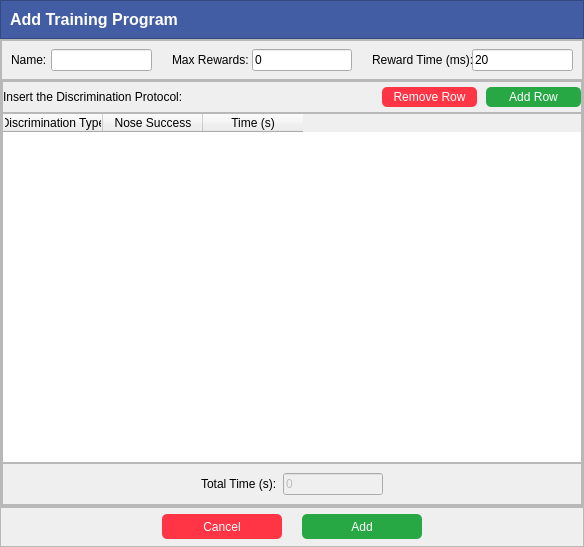
<?xml version="1.0" encoding="UTF-8"?>
<ui version="4.0">
 <class>Dialog</class>
 <widget class="QDialog" name="Dialog">
  <property name="geometry">
   <rect>
    <x>0</x>
    <y>0</y>
    <width>584</width>
    <height>546</height>
   </rect>
  </property>
  <property name="font">
   <font>
    <family>Segoe UI</family>
   </font>
  </property>
  <property name="contextMenuPolicy">
   <enum>Qt::DefaultContextMenu</enum>
  </property>
  <property name="windowTitle">
   <string>Dialog</string>
  </property>
  <layout class="QVBoxLayout" name="verticalLayout">
   <property name="spacing">
    <number>0</number>
   </property>
   <property name="leftMargin">
    <number>0</number>
   </property>
   <property name="topMargin">
    <number>0</number>
   </property>
   <property name="rightMargin">
    <number>0</number>
   </property>
   <property name="bottomMargin">
    <number>0</number>
   </property>
   <item>
    <widget class="QFrame" name="frame_2">
     <property name="maximumSize">
      <size>
       <width>16777215</width>
       <height>40</height>
      </size>
     </property>
     <property name="styleSheet">
      <string notr="true">color: rgb(255, 255, 255);
background-color: rgb(67, 93, 165);</string>
     </property>
     <property name="frameShape">
      <enum>QFrame::StyledPanel</enum>
     </property>
     <property name="frameShadow">
      <enum>QFrame::Raised</enum>
     </property>
     <layout class="QHBoxLayout" name="horizontalLayout_2">
      <item>
       <widget class="QLabel" name="label">
        <property name="font">
         <font>
          <family>Segoe UI</family>
          <pointsize>12</pointsize>
          <weight>75</weight>
          <bold>true</bold>
         </font>
        </property>
        <property name="text">
         <string>Add Training Program</string>
        </property>
       </widget>
      </item>
     </layout>
    </widget>
   </item>
   <item>
    <widget class="QFrame" name="frame">
     <property name="frameShape">
      <enum>QFrame::StyledPanel</enum>
     </property>
     <property name="frameShadow">
      <enum>QFrame::Raised</enum>
     </property>
     <layout class="QVBoxLayout" name="verticalLayout_2">
      <property name="spacing">
       <number>0</number>
      </property>
      <property name="leftMargin">
       <number>0</number>
      </property>
      <property name="topMargin">
       <number>0</number>
      </property>
      <property name="rightMargin">
       <number>0</number>
      </property>
      <property name="bottomMargin">
       <number>0</number>
      </property>
      <item>
       <widget class="QFrame" name="frame_4">
        <property name="minimumSize">
         <size>
          <width>0</width>
          <height>40</height>
         </size>
        </property>
        <property name="maximumSize">
         <size>
          <width>16777215</width>
          <height>60</height>
         </size>
        </property>
        <property name="frameShape">
         <enum>QFrame::StyledPanel</enum>
        </property>
        <property name="frameShadow">
         <enum>QFrame::Raised</enum>
        </property>
        <layout class="QHBoxLayout" name="horizontalLayout_3">
         <property name="spacing">
          <number>0</number>
         </property>
         <property name="leftMargin">
          <number>9</number>
         </property>
         <property name="topMargin">
          <number>0</number>
         </property>
         <property name="rightMargin">
          <number>9</number>
         </property>
         <property name="bottomMargin">
          <number>0</number>
         </property>
         <item>
          <widget class="QLabel" name="label_5">
           <property name="minimumSize">
            <size>
             <width>40</width>
             <height>0</height>
            </size>
           </property>
           <property name="maximumSize">
            <size>
             <width>60</width>
             <height>16777215</height>
            </size>
           </property>
           <property name="toolTip">
            <string>Training Program Name</string>
           </property>
           <property name="text">
            <string>Name:</string>
           </property>
          </widget>
         </item>
         <item>
          <widget class="QLineEdit" name="txt_name">
           <property name="minimumSize">
            <size>
             <width>100</width>
             <height>0</height>
            </size>
           </property>
           <property name="maximumSize">
            <size>
             <width>200</width>
             <height>16777215</height>
            </size>
           </property>
           <property name="toolTip">
            <string>Training Program Name</string>
           </property>
          </widget>
         </item>
         <item>
          <widget class="QLabel" name="label_8">
           <property name="minimumSize">
            <size>
             <width>20</width>
             <height>0</height>
            </size>
           </property>
           <property name="maximumSize">
            <size>
             <width>20</width>
             <height>16777215</height>
            </size>
           </property>
           <property name="text">
            <string/>
           </property>
          </widget>
         </item>
         <item>
          <widget class="QLabel" name="label_6">
           <property name="minimumSize">
            <size>
             <width>80</width>
             <height>0</height>
            </size>
           </property>
           <property name="maximumSize">
            <size>
             <width>80</width>
             <height>16777215</height>
            </size>
           </property>
           <property name="toolTip">
            <string>Maximum number of rewards the animal can receive (Zero means no limit)</string>
           </property>
           <property name="text">
            <string>Max Rewards:</string>
           </property>
          </widget>
         </item>
         <item>
          <widget class="QLineEdit" name="txt_max_rewards">
           <property name="minimumSize">
            <size>
             <width>100</width>
             <height>0</height>
            </size>
           </property>
           <property name="maximumSize">
            <size>
             <width>200</width>
             <height>16777215</height>
            </size>
           </property>
           <property name="toolTip">
            <string>Maximum number of rewards the animal can receive (Zero means no limit)</string>
           </property>
           <property name="text">
            <string>0</string>
           </property>
          </widget>
         </item>
         <item>
          <widget class="QLabel" name="label_9">
           <property name="minimumSize">
            <size>
             <width>20</width>
             <height>20</height>
            </size>
           </property>
           <property name="maximumSize">
            <size>
             <width>20</width>
             <height>1424553</height>
            </size>
           </property>
           <property name="text">
            <string/>
           </property>
          </widget>
         </item>
         <item>
          <widget class="QLabel" name="label_7">
           <property name="minimumSize">
            <size>
             <width>100</width>
             <height>0</height>
            </size>
           </property>
           <property name="maximumSize">
            <size>
             <width>100</width>
             <height>16777215</height>
            </size>
           </property>
           <property name="toolTip">
            <string>Time in ms for the pump to be activated during the animal reward</string>
           </property>
           <property name="text">
            <string>Reward Time (ms):</string>
           </property>
          </widget>
         </item>
         <item>
          <widget class="QLineEdit" name="txt_reward_ms">
           <property name="minimumSize">
            <size>
             <width>100</width>
             <height>0</height>
            </size>
           </property>
           <property name="maximumSize">
            <size>
             <width>200</width>
             <height>16777215</height>
            </size>
           </property>
           <property name="toolTip">
            <string>Time in ms for the pump to be activated during the animal reward</string>
           </property>
           <property name="text">
            <string>20</string>
           </property>
          </widget>
         </item>
        </layout>
       </widget>
      </item>
      <item>
       <widget class="QFrame" name="frame_6">
        <property name="frameShape">
         <enum>QFrame::StyledPanel</enum>
        </property>
        <property name="frameShadow">
         <enum>QFrame::Raised</enum>
        </property>
        <layout class="QVBoxLayout" name="verticalLayout_3">
         <property name="spacing">
          <number>0</number>
         </property>
         <property name="leftMargin">
          <number>0</number>
         </property>
         <property name="topMargin">
          <number>0</number>
         </property>
         <property name="rightMargin">
          <number>0</number>
         </property>
         <property name="bottomMargin">
          <number>0</number>
         </property>
         <item>
          <widget class="QFrame" name="frame_7">
           <property name="frameShape">
            <enum>QFrame::StyledPanel</enum>
           </property>
           <property name="frameShadow">
            <enum>QFrame::Raised</enum>
           </property>
           <layout class="QHBoxLayout" name="horizontalLayout_5">
            <property name="spacing">
             <number>9</number>
            </property>
            <property name="leftMargin">
             <number>0</number>
            </property>
            <property name="topMargin">
             <number>0</number>
            </property>
            <property name="rightMargin">
             <number>0</number>
            </property>
            <property name="bottomMargin">
             <number>0</number>
            </property>
            <item>
             <widget class="QLabel" name="label_4">
              <property name="minimumSize">
               <size>
                <width>0</width>
                <height>30</height>
               </size>
              </property>
              <property name="text">
               <string>Insert the Discrimination Protocol:</string>
              </property>
              <property name="margin">
               <number>10</number>
              </property>
             </widget>
            </item>
            <item>
             <widget class="QPushButton" name="bt_remove_row">
              <property name="minimumSize">
               <size>
                <width>95</width>
                <height>20</height>
               </size>
              </property>
              <property name="maximumSize">
               <size>
                <width>95</width>
                <height>20</height>
               </size>
              </property>
              <property name="styleSheet">
               <string notr="true">QPushButton {	
	background-color: rgb(255, 53, 69);
	border-radius: 5px;
	color: rgb(255,255,255);
}
QPushButton:hover {	
	background-color: rgb(200, 35, 51);
}
QPushButton:pressed {	
	background-color: rgb(255, 53, 69);
}</string>
              </property>
              <property name="text">
               <string>Remove Row</string>
              </property>
              <property name="icon">
               <iconset resource="file_rc.qrc">
                <normaloff>:/Icon/images/remove.png</normaloff>:/Icon/images/remove.png</iconset>
              </property>
             </widget>
            </item>
            <item>
             <widget class="QPushButton" name="bt_add_row">
              <property name="minimumSize">
               <size>
                <width>95</width>
                <height>20</height>
               </size>
              </property>
              <property name="maximumSize">
               <size>
                <width>95</width>
                <height>20</height>
               </size>
              </property>
              <property name="styleSheet">
               <string notr="true">QPushButton {	
	background-color: rgb(40, 167, 69);
	border-radius: 5px;
	color: rgb(255,255,255);
}
QPushButton:hover {	
	background-color: rgb(33, 136, 56);
}
QPushButton:pressed {	
	background-color: rgb(40, 167, 69);
}</string>
              </property>
              <property name="text">
               <string>Add Row</string>
              </property>
              <property name="icon">
               <iconset resource="file_rc.qrc">
                <normaloff>:/Icon/images/add.png</normaloff>:/Icon/images/add.png</iconset>
              </property>
             </widget>
            </item>
           </layout>
          </widget>
         </item>
         <item>
          <widget class="QTableWidget" name="table_disc">
           <property name="minimumSize">
            <size>
             <width>580</width>
             <height>350</height>
            </size>
           </property>
           <column>
            <property name="text">
             <string>Discrimination Type</string>
            </property>
           </column>
           <column>
            <property name="text">
             <string>Nose Success</string>
            </property>
           </column>
           <column>
            <property name="text">
             <string>Time (s)</string>
            </property>
           </column>
          </widget>
         </item>
         <item>
          <widget class="QFrame" name="frame_5">
           <property name="frameShape">
            <enum>QFrame::StyledPanel</enum>
           </property>
           <property name="frameShadow">
            <enum>QFrame::Raised</enum>
           </property>
           <layout class="QHBoxLayout" name="horizontalLayout_4">
            <item>
             <spacer name="horizontalSpacer">
              <property name="orientation">
               <enum>Qt::Horizontal</enum>
              </property>
              <property name="sizeHint" stdset="0">
               <size>
                <width>40</width>
                <height>20</height>
               </size>
              </property>
             </spacer>
            </item>
            <item>
             <widget class="QLabel" name="label_10">
              <property name="maximumSize">
               <size>
                <width>100</width>
                <height>16777215</height>
               </size>
              </property>
              <property name="text">
               <string>Total Time (s):</string>
              </property>
             </widget>
            </item>
            <item>
             <widget class="QLineEdit" name="txt_total_time">
              <property name="enabled">
               <bool>false</bool>
              </property>
              <property name="maximumSize">
               <size>
                <width>100</width>
                <height>16777215</height>
               </size>
              </property>
              <property name="text">
               <string>0</string>
              </property>
             </widget>
            </item>
            <item>
             <spacer name="horizontalSpacer_2">
              <property name="orientation">
               <enum>Qt::Horizontal</enum>
              </property>
              <property name="sizeHint" stdset="0">
               <size>
                <width>40</width>
                <height>20</height>
               </size>
              </property>
             </spacer>
            </item>
           </layout>
          </widget>
         </item>
        </layout>
       </widget>
      </item>
     </layout>
    </widget>
   </item>
   <item>
    <widget class="QFrame" name="frame_3">
     <property name="maximumSize">
      <size>
       <width>16777215</width>
       <height>40</height>
      </size>
     </property>
     <property name="frameShape">
      <enum>QFrame::StyledPanel</enum>
     </property>
     <property name="frameShadow">
      <enum>QFrame::Raised</enum>
     </property>
     <layout class="QHBoxLayout" name="horizontalLayout" stretch="0,0,0,0,0">
      <property name="spacing">
       <number>0</number>
      </property>
      <property name="leftMargin">
       <number>0</number>
      </property>
      <property name="topMargin">
       <number>0</number>
      </property>
      <property name="rightMargin">
       <number>0</number>
      </property>
      <property name="bottomMargin">
       <number>0</number>
      </property>
      <item>
       <widget class="QLabel" name="label_3">
        <property name="minimumSize">
         <size>
          <width>0</width>
          <height>40</height>
         </size>
        </property>
        <property name="text">
         <string/>
        </property>
       </widget>
      </item>
      <item>
       <widget class="QPushButton" name="bt_cancel">
        <property name="minimumSize">
         <size>
          <width>70</width>
          <height>25</height>
         </size>
        </property>
        <property name="maximumSize">
         <size>
          <width>120</width>
          <height>25</height>
         </size>
        </property>
        <property name="font">
         <font>
          <family>Segoe UI</family>
         </font>
        </property>
        <property name="styleSheet">
         <string notr="true">QPushButton {	
	background-color: rgb(255, 53, 69);
	border-radius: 5px;
	color: rgb(255,255,255);
}
QPushButton:hover {	
	background-color: rgb(200, 35, 51);
}
QPushButton:pressed {	
	background-color: rgb(255, 53, 69);
}</string>
        </property>
        <property name="text">
         <string>Cancel</string>
        </property>
        <property name="icon">
         <iconset resource="file_rc.qrc">
          <normaloff>:/Icon/images/baseline_cancel_white_24dp.png</normaloff>:/Icon/images/baseline_cancel_white_24dp.png</iconset>
        </property>
       </widget>
      </item>
      <item>
       <widget class="QLabel" name="label_2">
        <property name="minimumSize">
         <size>
          <width>20</width>
          <height>0</height>
         </size>
        </property>
        <property name="maximumSize">
         <size>
          <width>20</width>
          <height>16777215</height>
         </size>
        </property>
        <property name="text">
         <string/>
        </property>
       </widget>
      </item>
      <item>
       <widget class="QPushButton" name="bt_add">
        <property name="minimumSize">
         <size>
          <width>70</width>
          <height>25</height>
         </size>
        </property>
        <property name="maximumSize">
         <size>
          <width>120</width>
          <height>25</height>
         </size>
        </property>
        <property name="font">
         <font>
          <family>Segoe UI</family>
         </font>
        </property>
        <property name="styleSheet">
         <string notr="true">QPushButton {	
	background-color: rgb(40, 167, 69);
	border-radius: 5px;
	color: rgb(255,255,255);
}
QPushButton:hover {	
	background-color: rgb(33, 136, 56);
}
QPushButton:pressed {	
	background-color: rgb(40, 167, 69);
}</string>
        </property>
        <property name="text">
         <string>Add</string>
        </property>
        <property name="icon">
         <iconset resource="file_rc.qrc">
          <normaloff>:/Icon/images/add.png</normaloff>:/Icon/images/add.png</iconset>
        </property>
       </widget>
      </item>
      <item>
       <widget class="QLabel" name="label_11">
        <property name="minimumSize">
         <size>
          <width>40</width>
          <height>0</height>
         </size>
        </property>
        <property name="text">
         <string/>
        </property>
       </widget>
      </item>
     </layout>
    </widget>
   </item>
  </layout>
 </widget>
 <resources>
  <include location="file_rc.qrc"/>
 </resources>
 <connections/>
</ui>
